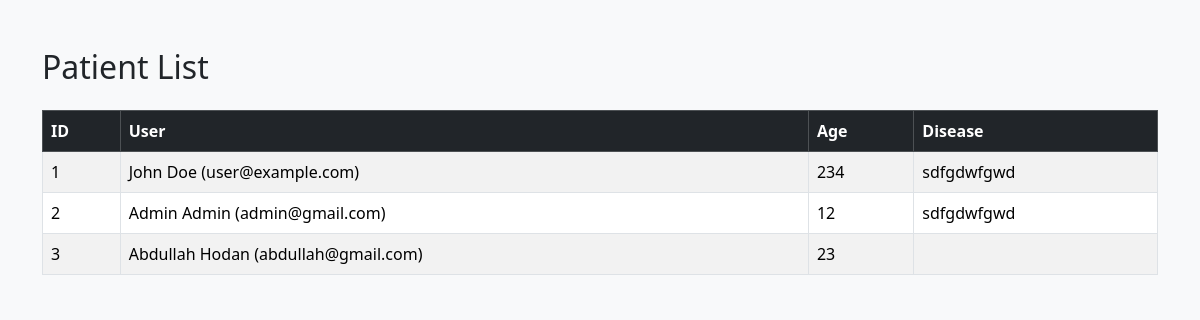
The app's page /pa/patient/, older data.
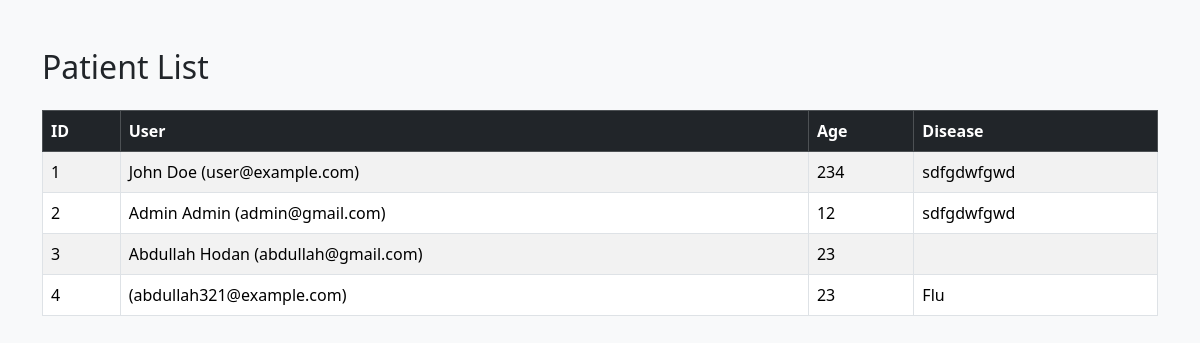
The same page, newer data.
### app1/models/patient_models.py (models this page shows, shortened)
class patient(models.Model):
    user=models.OneToOneField(User,on_delete=models.CASCADE,null=True,blank=True)
    age=models.IntegerField()
    disease=models.CharField(max_length=60)

### app1/models/custome_user.py (models this page shows)
class User(AbstractBaseUser,PermissionsMixin):
    email=models.EmailField(unique=True)
    first_name=models.CharField(max_length=100)
    last_name=models.CharField(max_length=100)
    is_active=models.BooleanField(default=True)
    is_staff=models.BooleanField(default=False)
    objects=CustomUserManager()
    USERNAME_FIELD='email'
    REQUIRED_FIELDS=['first_name','last_name']

### app1/views/patient_views.py (the view)
# urls.py: path('patient/', patient_view, name="patient_list"),
def patient_view(request):
    patients=patient.objects.all()
    return render(request,'patient_list.html',{"patients":patients})

### templates/patient_list.html (shortened to what this page needs)
<!DOCTYPE html>
<html lang="en">
<head>
    <link rel="stylesheet" href="https://cdn.jsdelivr.net/npm/bootstrap@5.3.2/dist/css/bootstrap.min.css">
</head>
<body class="bg-light">
<div class="container mt-5">
    <h2 class="mb-4">Patient List</h2>
    <table class="table table-bordered table-striped">
        <thead class="table-dark">
            <tr>
                <th>ID</th>
                <th>User</th>
                <th>Age</th>
                <th>Disease</th>
            </tr>
        </thead>
        <tbody>
            {% for p in patients %}
            <tr>
                <td>{{ p.id }}</td>
                <td>
                    {% if p.user %}
                        {{ p.user.first_name }} {{ p.user.last_name }} ({{ p.user.email }})
                    {% else %}
                        No User Linked
                    {% endif %}
                </td>
                <td>{{ p.age }}</td>
                <td>{{ p.disease }}</td>
            </tr>
            {% empty %}
            <tr>
                <td colspan="4" class="text-center">No patients found.</td>
            </tr>
            {% endfor %}
        </tbody>
    </table>
</div>
</body>
</html>

Row changes from the older to the newer data that the page shows:
added patient: id "4", user.email "abdullah321@example.com", age "23", disease "Flu"
